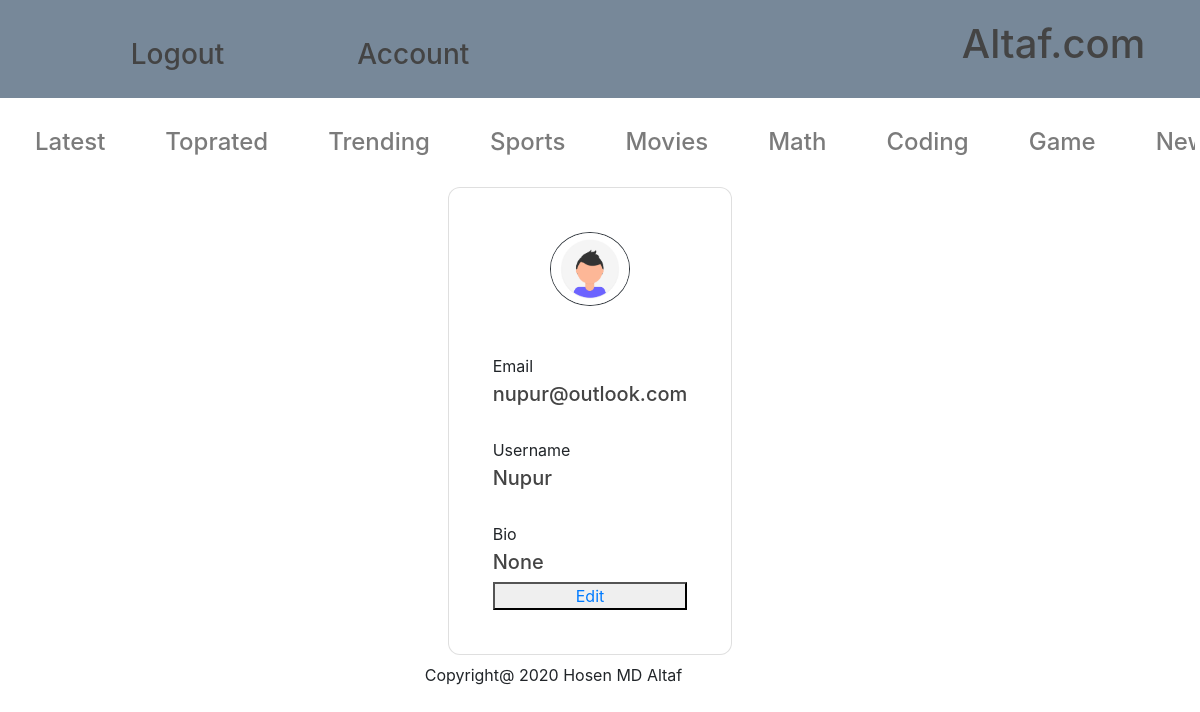
The app's page /account/2/ (signed in), older data.
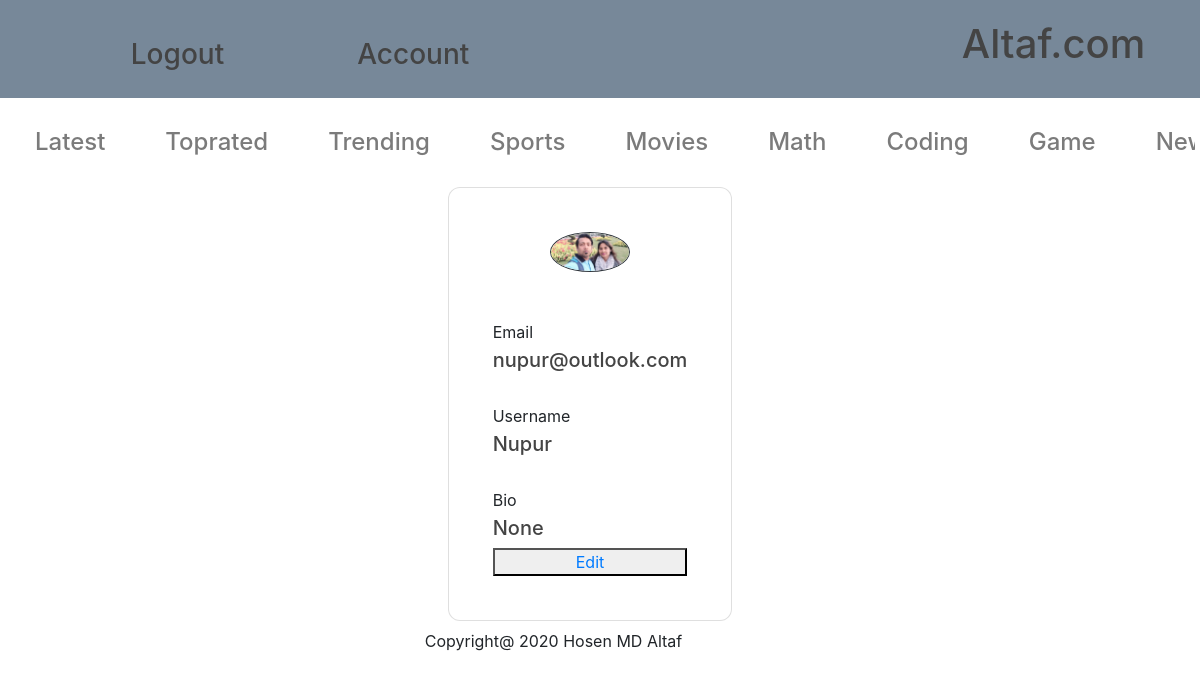
The same page, newer data.
### account/models.py (models this page shows, shortened)
class Account(AbstractBaseUser):
		email 					= models.EmailField(verbose_name="email", max_length=60, unique=True)
		username 				= models.CharField(max_length=30, unique=True)
		date_joined				= models.DateTimeField(verbose_name='date joined', auto_now_add=True)
		last_login				= models.DateTimeField(verbose_name='last login', auto_now=True)
		is_admin				= models.BooleanField(default=False)
		is_active				= models.BooleanField(default=True)
		is_staff				= models.BooleanField(default=False)
		is_superuser			= models.BooleanField(default=False)
		profile_image                 =  models.ImageField(default='man.png',upload_to='profile_pics')
		bio                     =  models.CharField(max_length=100,null=True,blank=True)
		hide_email              = models.BooleanField(default=True)
		full_name               = models.CharField(max_length=30,null=True,blank=True)
		USERNAME_FIELD = 'email'
		REQUIRED_FIELDS = ['username']
		objects = MyAccountManager()

### account/views.py (the view)
# urls.py: path('<int:pk>/',ProfileDetailView.as_view(), name='my_profile'),
class ProfileDetailView(DetailView):
    model = Account
    context_object_name = 'my_profile'
    template_name = 'account/account.html'
    def get_object(self,**kwargs):
        pk= self.kwargs.get('pk')
        view_profile = Account.objects.get(pk=pk)
        return view_profile

### templates/account/account.html (shortened to what this page needs)
{% extends 'baseapp/main.html' %}
{% load static %}
{% block content %}
{% if request.user.is_authenticated %}
<div class="flex-page">
  <div class="profile-post-seaction">
    <div class="container-fluid">
        <div class="d-flex flex-row justify-content-center flex-wrap align-items-start">
            <div class="card profile-card m-2">
              <div class="card-body">
                  <div class="d-flex flex-column justify-content-center p-4">
                      <div class="image-container mx-auto mb-4">
                          <img class="d-block border border-dark rounded-circle img-fluid mx-auto profile-image" alt="altaf.com " id="id_profile_image" src="{{ my_profile.profile_image.url }}" width="80px" height="80px">
                      </div>
                      <p class="mt-4 mb-1 field-heading">Email</p>
                          {% if hide_email %}
                              <h5>**********</h5>
                          {% else %}
                              <h5>{{my_profile.email}}</h5>
                          {% endif %}
                      <p class="mt-4 mb-1 field-heading">Username</p>
                      <h5>{{ my_profile.username}}</h5>
                      <p class="mt-4 mb-1 field-heading">Bio</p>
                      <h5>{{ my_profile.bio}}</h5>
					  <button><a href="{% url 'account:edit'  user.id %}">Edit</a></button>
                  </div>
              </div>
            </div>
        </div>
	</div>
	<p >Copyright@ 2020 Hosen MD Altaf</p>
 </div>
{% else %}
  <h1>You don't have account yet .Create one-<a class="dropdown-item" href="{% url 'account:register' %}">Register</a></h1>
{% endif %}
{% endblock content %}

### templates/baseapp/main.html (shortened to what this page needs)
{% load static %}
<!DOCTYPE html>
<html lang="en">
<head>
    <link rel="stylesheet" type="text/css" href="{% static 'css/style.css' %}">
    <link rel="stylesheet" href="https://cdn.jsdelivr.net/npm/bootstrap@4.5.3/dist/css/bootstrap.min.css"
>
    <link href="https://maxcdn.bootstrapcdn.com/font-awesome/4.3.0/css/font-awesome.min.css" rel="stylesheet">
</head>
<body>
  <div class="seactionA" id="hamnav">
     <div class="navbar" id="hamitems">
   {% if request.user.is_authenticated %}
        <a class="navbarh3" href="{% url 'account:logout' %}"> <h3 >Logout</h3> </a>
         <a class="navbarh3" href="{% url 'account:profile-page' %}"> <h3>Account</h3></a>
    {% else %}
         <a class="navbarh3" href="{% url 'account:register' %}"><h3 >Register</h3></a>
         <a class="navbarh3" href="{% url 'account:login' %}"><h3>Login</h3></a>
    {% endif %}
     </div>
       <h1 class="navbarh1" >Altaf.com</h1>
 </div>
   <div class="secondnavbar">
     <h2>Latest</h2>
     <h2>Toprated</h2>
     <h2>Trending</h2>
     <h2>Sports</h2>
     <h2>Movies</h2>
     <h2>Math</h2>
     <h2>Coding</h2>
     <h2>Game</h2>
     <h2>News</h2>
   </div>
   {% block content %}{% endblock %}
</body>
</html>

### static/css/style.css (style rules this page uses)
* { padding: 0; margin: 0; }
body { background: #fafafa; color: #333333; margin-top: 5rem; }
h1, h2, h3, h4, h5, h6 { color: #444444; }
.flex-page { display: flex; justify-content:space-around; }
.profile-post-seaction { padding: 15px; margin-right: 20px; margin-bottom: 80px; }
#hamitems { display: flex; }
#hamitems a { width: 20%; padding: 10px; color: white; text-decoration: none; text-align: center; }
.seactionA { display: flex; justify-content: space-around; padding-top: 20px;; background-color: LightSlateGrey; position: sticky; top: 0; }
.navbarh1 { margin-left: 35%; margin-bottom: 15px; }
.navbar { display: flex; }
.navbarh3 { margin-left:50px ; font-size: large; }

### templates/baseapp/main.html (style rules this page uses)
.secondnavbar { display: flex; color: #282727; overflow-x: scroll; padding: 10px 10px 0px 0px; margin: 20px 5px 0px 5px; }
.secondnavbar { -ms-overflow-style:none; scrollbar-width: none; }
.secondnavbar h2 { cursor: pointer; margin-left: 30px; margin-right:30px ; font-weight: 500; opacity: 0.7; transition: transform 50ms ease-out; font-size: 24px; }

### templates/account/account.html (style rules this page uses)
.image-container { max-width: 250px; height: auto; }
.field-heading { color: var(--secondary-text-color); }
.card { border-radius: 12px; }

Row changes from the older to the newer data that the page shows:
changed Account "nupur@outlook.com": profile_image: a different picture
